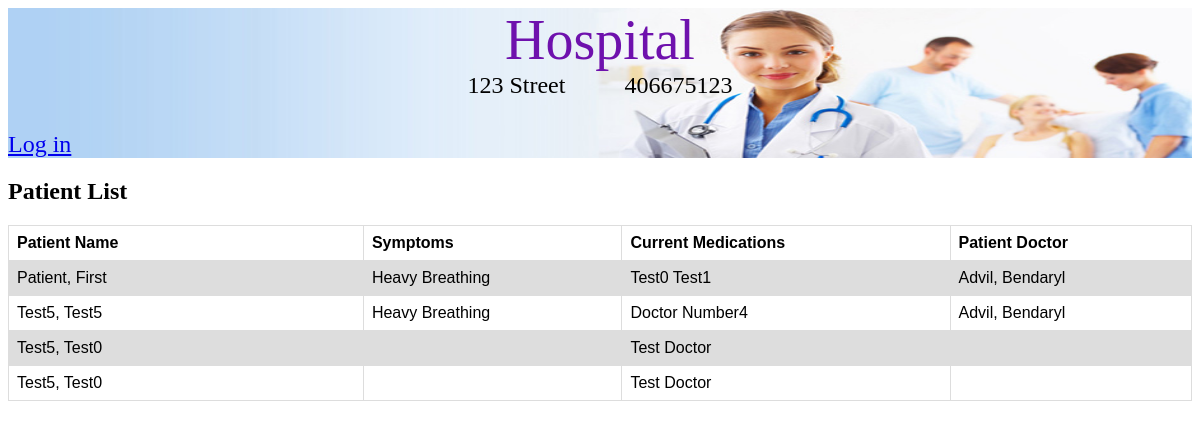
The app's page /patients/, older data.
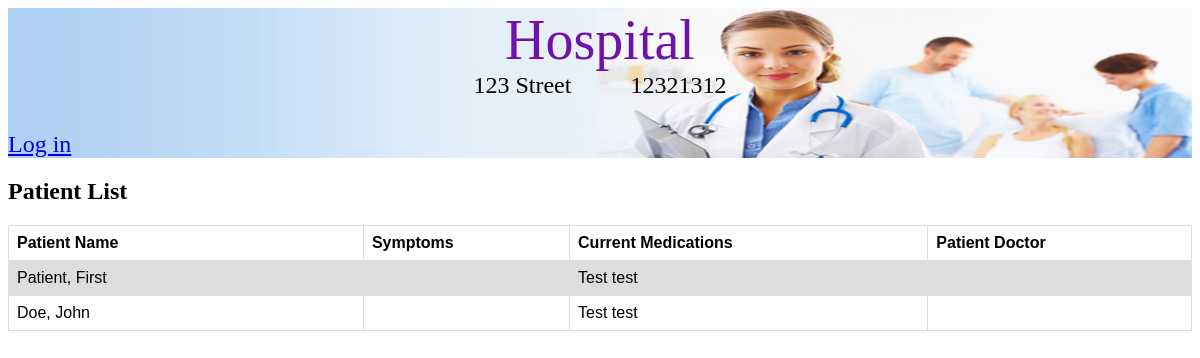
The same page, newer data.
### hospital/models.py (models this page shows, shortened)
class Hospital(models.Model):
    name = models.CharField(max_length=50)
    address = models.CharField(max_length=100)
    phone_number = models.CharField(max_length=10)
    patient_rooms = models.ManyToManyField(PatientRoom, symmetrical=False)
    surgery_rooms = models.ManyToManyField(SurgeryRoom, symmetrical=False)
    patients = models.ManyToManyField(Patient, symmetrical=False)
    doctors = models.ManyToManyField(Doctors, symmetrical=False)
    nurses = models.ManyToManyField(Nurses, symmetrical=False)

### Person/models.py (models this page shows)
class Persons(models.Model):
    firstName = models.CharField(max_length=200)
    lastName = models.CharField(max_length=200)
    address = models.CharField(max_length=200)
    phoneNumber = models.CharField(max_length=200)
    social = models.CharField(max_length=200)
    def __str__(self):
        return self.firstName+ " "+ self.lastName
    class Meta:
        abstract = True

class Patient(Persons):
    symptoms = models.CharField(max_length=200, default='', blank=True)
    allergies = models.CharField(max_length=200, default='', blank=True)
    currentMeds = models.CharField(max_length=200, default='', blank=True)
    docName = models.ForeignKey(Doctors, on_delete=models.CASCADE, default='1')

class Employee(Persons):
    shift = models.CharField(max_length=200, default='', blank=True)
    jobDesc = models.CharField(max_length=200, default='', blank=True)
    salary = models.DecimalField(max_digits=7, decimal_places=0, default=Decimal('0.00'))
    class Meta:
        abstract=True

class Doctors(Employee):
    specialty = models.CharField(max_length=200, default='', blank=True)

### Person/views.py (the view)
# urls.py: url(r'^patients/$',views.listPatients, name='patient_list'),
def listPatients(request):
	hospital=get_object_or_404(Hospital, id=1)
	patientList=hospital.patients.all()
	print(patientList)
	return render(request, 'listpatients.html', {'patientList':patientList, 'hospital':hospital})

### Person/templates/listpatients.html
{% extends "base.html" %}
{% block header %}
<div class="container_header">
    {% if hospital is not None %}
        <div class="container_hospital_info">
            <div class="hospital_title"><a class="hospital_title_text" href="{% url 'hospital:home' %}">{{ hospital.name }}</a></div>
            <div class="hospital_info">
                <div>{{ hospital.address }}</div>
                <div class="padding"></div>
                <div>{{ hospital.phone_number }}</div>
            </div>
        </div>
    {% else %}
        <a href="/" class="logo">My Hospital</a>
    {% endif %}
    <div class="container_user_info">
        {% if user.is_authenticated %}
            <div class="user_name_info">Hello, {{user.username}}</div>
            <div><a class="log_out" href="{% url 'accounts:logout' %}">Log out</a></div>
        {% else %}
            <a href="{% url 'accounts:login' %}">Log in</a>
        {% endif %}
    </div>
</div>
{% endblock %}
{% block content %}
    <div class="container_patient">
        <h2 class="Patient List">Patient List</h2>
        <table>
            <tr>
                <th class="patient_name_table_header">Patient Name</th>
                <th class="patient_symptoms_table_header">Symptoms</th>
                <th class="patient_currentMeds_table_header">Current Medications</th>
                <th class="patient_docName_table_header">Patient Doctor</th>
            </tr>
            {%for pr in patientList%}
                <tr class="table_row_patient">
                    <td>{{pr.lastName}}, {{pr.firstName}}</td>
                    <td>{{pr.symptoms}}</td>
                    <td>{{pr.docName}}</td>
                    <td>{{pr.currentMeds}}</td>
                </tr>
            {%endfor%}
        </table>
    </div>
{% endblock %}

### Person/templates/base.html (shortened to what this page needs)
<!DOCTYPE html>
{% load static %}
<html lang="en">
<head>
    <link rel="stylesheet" href="{% static 'css/hospital.css' %}">
</head>
<body>
    <div id="header">
        {% block header %}
        {% endblock %}
    </div>
    <div id="content">
        {% block content %}
        {% endblock %}
    </div>
</body>
</html>

### hospital/static/css/hospital.css (style rules this page uses)
table { font-family: arial, sans-serif; border-collapse: collapse; width: 100%; }
td, th { border: 1px solid #dddddd; text-align: left; padding: 8px; }
tr:nth-child(even) { background-color: #dddddd; }
.table_row_not_available, .table_row_available, .padding { width: 5%; }
.patient_name_table_header { width: 30%; }
.container_user_info, .hospital_info { display: flex; flex-direction: row; justify-content: space-between; }
.container_hospital_info { display: flex; flex-direction: column; align-items: center; }
.hospital_info { width: 100%; justify-content: center; }
.container_header { background-image: url("hospital.jpg"); background-size: 100% 100%; height: 150px; display: flex; flex-direction: column; justify-content: space-between; }
.hospital_title_text { font-family: "Times New Roman", Times, serif; font-size: 3.5em; text-decoration: none; color: #6e11ad; }
.hospital_info, .container_user_info { font-family: "Times New Roman", Times, serif; font-size: 1.5em; text-decoration: none; color: black; }

Row changes from the older to the newer data that the page shows:
removed Patient: lastName "Test5", firstName "Test0", docName "Test Doctor"
removed Patient: lastName "Test5", firstName "Test0", docName "Test Doctor"
changed Hospital "Hospital": phone_number "406675123" → "12321312"
changed Patient "Patient": docName "Test0 Test1" → "Test test"; symptoms "Heavy Breathing" → (not shown); currentMeds "Advil, Bendaryl" → (not shown)
changed Patient: lastName "Test5" → "Doe"; firstName "Test5" → "John"; docName "Doctor Number4" → "Test test"; symptoms "Heavy Breathing" → (not shown); currentMeds "Advil, Bendaryl" → (not shown)
